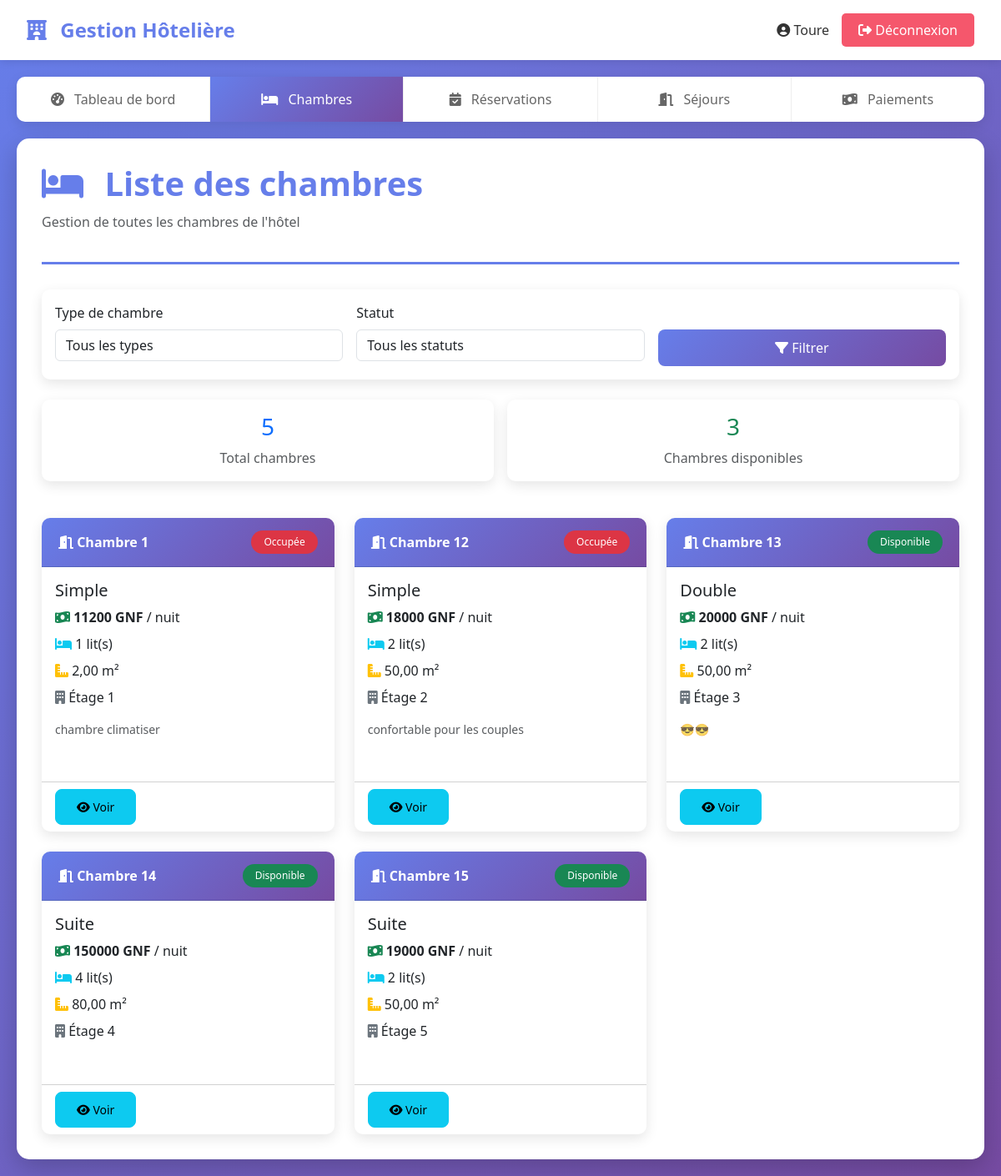
/chambres/ (signed in), run on the app's committed database.
### gestion/models.py (models this page shows, shortened)
class Chambre(models.Model):
    TYPE_CHAMBRE_CHOICES = [
        ('SIMPLE', 'Simple'),
        ('DOUBLE', 'Double'),
        ('SUITE', 'Suite'),
        ('DELUXE', 'Deluxe'),
    ]
    STATUT_CHOICES = [
        ('DISPONIBLE', 'Disponible'),
        ('OCCUPEE', 'Occupée'),
        ('MAINTENANCE', 'En maintenance'),
        ('HORS_SERVICE', 'Hors service'),
    ]
    numero_chambre = models.CharField(max_length=10, unique=True)
    type_chambre = models.CharField(max_length=20, choices=TYPE_CHAMBRE_CHOICES)
    prix_nuit = models.DecimalField(max_digits=10, decimal_places=2, validators=[MinValueValidator(0)])
    nombre_lits = models.IntegerField(validators=[MinValueValidator(1)])
    superficie = models.DecimalField(max_digits=5, decimal_places=2, help_text="Superficie en m²")
    etage = models.IntegerField()
    description = models.TextField(blank=True, null=True)
    statut = models.CharField(max_length=20, choices=STATUT_CHOICES, default='DISPONIBLE')
    class Meta:
        verbose_name = "Chambre"
        verbose_name_plural = "Chambres"
        ordering = ['numero_chambre']

### gestion/views.py (the view)
# urls.py: path('chambres/', views.chambre_list, name='chambre_list'),
@login_required
def chambre_list(request):
    type_filtre = request.GET.get('type', '')
    statut_filtre = request.GET.get('statut', '')
    chambres = Chambre.objects.all()
    if type_filtre:
        chambres = chambres.filter(type_chambre=type_filtre)
    if statut_filtre:
        chambres = chambres.filter(statut=statut_filtre)
    total_chambres = Chambre.objects.count()
    chambres_disponibles = Chambre.objects.filter(statut='DISPONIBLE').count()
    context = {
        'chambres': chambres,
        'total_chambres': total_chambres,
        'chambres_disponibles': chambres_disponibles,
        'type_filtre': type_filtre,
        'statut_filtre': statut_filtre,
    }
    return render(request, 'gestion/chambre_list.html', context)

### gestion/templates/gestion/chambre_list.html (shortened to what this page needs)
{% extends 'base.html' %}
{% block content %}
<div class="page-header d-flex justify-content-between align-items-center">
    <div>
        <h1><i class="fas fa-bed"></i> Liste des chambres</h1>
        <p class="text-muted">Gestion de toutes les chambres de l'hôtel</p>
    </div>
</div>
<div class="card mb-4">
    <div class="card-body">
        <form method="get" class="row g-3">
            <div class="col-md-4">
                <label class="form-label">Type de chambre</label>
                <select name="type" class="form-control">
                    <option value="">Tous les types</option>
                </select>
            </div>
            <div class="col-md-4">
                <label class="form-label">Statut</label>
                <select name="statut" class="form-control">
                    <option value="">Tous les statuts</option>
                </select>
            </div>
            <div class="col-md-4">
                <label class="form-label">&nbsp;</label>
                <button type="submit" class="btn btn-primary w-100">
                    <i class="fas fa-filter"></i> Filtrer
                </button>
            </div>
        </form>
    </div>
</div>
<div class="row g-3 mb-4">
    <div class="col-md-6">
        <div class="card text-center">
            <div class="card-body">
                <h3 class="text-primary">{{ total_chambres }}</h3>
                <p class="text-muted mb-0">Total chambres</p>
            </div>
        </div>
    </div>
    <div class="col-md-6">
        <div class="card text-center">
            <div class="card-body">
                <h3 class="text-success">{{ chambres_disponibles }}</h3>
                <p class="text-muted mb-0">Chambres disponibles</p>
            </div>
        </div>
    </div>
</div>
<div class="row g-4">
    {% if chambres %}
        {% for chambre in chambres %}
        <div class="col-md-6 col-lg-4">
            <div class="card h-100">
                <div class="card-header d-flex justify-content-between align-items-center">
                    <strong><i class="fas fa-door-open"></i> Chambre {{ chambre.numero_chambre }}</strong>
                    {% if chambre.statut == 'DISPONIBLE' %}
                        <span class="badge bg-success">Disponible</span>
                    {% elif chambre.statut == 'OCCUPEE' %}
                        <span class="badge bg-danger">Occupée</span>
                    {% elif chambre.statut == 'MAINTENANCE' %}
                        <span class="badge bg-warning">Maintenance</span>
                    {% else %}
                        <span class="badge bg-secondary">Hors service</span>
                    {% endif %}
                </div>
                <div class="card-body">
                    <h5 class="card-title">{{ chambre.get_type_chambre_display }}</h5>
                    <div class="mb-3">
                        <p class="mb-2">
                            <i class="fas fa-money-bill-wave text-success"></i>
                            <strong>{{ chambre.prix_nuit|floatformat:0 }} GNF</strong> / nuit
                        </p>
                        <p class="mb-2">
                            <i class="fas fa-bed text-info"></i> {{ chambre.nombre_lits }} lit(s)
                        </p>
                        <p class="mb-2">
                            <i class="fas fa-ruler-combined text-warning"></i> {{ chambre.superficie }} m²
                        </p>
                        <p class="mb-2">
                            <i class="fas fa-building text-secondary"></i> Étage {{ chambre.etage }}
                        </p>
                    </div>
                    {% if chambre.description %}
                    <p class="text-muted small">{{ chambre.description|truncatewords:15 }}</p>
                    {% endif %}
                </div>
                <div class="card-footer bg-transparent">
                    <div class="d-flex justify-content-between">
                        <a href="{% url 'chambre_detail' chambre.id %}" class="btn btn-sm btn-info">
                            <i class="fas fa-eye"></i> Voir
                        </a>
                    </div>
                </div>
            </div>
        </div>
        {% endfor %}
    {% endif %}
</div>
{% endblock %}

### gestion/templates/base.html (shortened to what this page needs)
{% load static %}
<!DOCTYPE html>
<html lang="fr">
<head>
    <link href="https://cdn.jsdelivr.net/npm/bootstrap@5.3.0/dist/css/bootstrap.min.css" rel="stylesheet">
    <link rel="stylesheet" href="https://cdnjs.cloudflare.com/ajax/libs/font-awesome/6.5.1/css/all.min.css">
</head>
<body>
    <div class="header">
        <div class="header-logo">
            <i class="fas fa-hotel"></i>
            Gestion Hôtelière
        </div>
        {% if user.is_authenticated %}
        <div class="user-info">
            <span class="user-name">
                <i class="fas fa-user-circle"></i> {{ user.username }}
            </span>
            <a href="{% url 'logout' %}" class="btn-logout">
                <i class="fas fa-sign-out-alt"></i> Déconnexion
            </a>
        </div>
        {% endif %}
    </div>
    {% if user.is_authenticated %}
    <nav class="navbar">
        <a href="{% url 'dashboard' %}" class="{% if request.path == '/dashboard/' %}active{% endif %}">
            <i class="fas fa-tachometer-alt"></i> Tableau de bord
        </a>
        {% if perms.gestion.view_chambre %}
        <a href="{% url 'chambre_list' %}" class="{% if 'chambres' in request.path %}active{% endif %}">
            <i class="fas fa-bed"></i> Chambres
        </a>
        {% endif %}
        {% if perms.gestion.view_reservation %}
        <a href="{% url 'reservation_list' %}" class="{% if 'reservations' in request.path %}active{% endif %}">
            <i class="fas fa-calendar-check"></i> Réservations
        </a>
        {% endif %}
        {% if perms.gestion.view_sejour %}
        <a href="{% url 'sejour_list' %}" class="{% if 'sejours' in request.path %}active{% endif %}">
            <i class="fas fa-door-open"></i> Séjours
        </a>
        {% endif %}
        {% if perms.gestion.add_paiement %}
        <a href="{% url 'paiement_create' %}" class="{% if 'paiement_create' in request.path %}active{% endif %}">
            <i class="fas fa-money-bill-wave"></i> Paiements
        </a>
        {% endif %}
    </nav>
    {% endif %}
    <div class="container-main">
        {% block content %}{% endblock %}
    </div>
</body>
</html>

### gestion/templates/base.html (style rules this page uses)
:root { --primary-color: #667eea; --secondary-color: #764ba2; --success-color: #38ef7d; --danger-color: #f5576c; --warning-color: #feca57; --info-color: #00d2ff; }
body { font-family: 'Segoe UI', Tahoma, Geneva, Verdana, sans-serif; background: linear-gradient(135deg, #667eea 0%, #764ba2 100%); min-height: 100vh; }
.header { background: white; padding: 1rem 2rem; box-shadow: 0 2px 10px rgba(0,0,0,0.1); display: flex; justify-content: space-between; align-items: center; }
.header-logo { font-size: 24px; font-weight: bold; color: var(--primary-color); }
.header-logo i { margin-right: 10px; }
.user-info { display: flex; align-items: center; gap: 15px; }
.user-info .user-name { font-weight: 500; color: #333; }
.btn-logout { background: var(--danger-color); color: white; border: none; padding: 8px 20px; border-radius: 5px; text-decoration: none; transition: all 0.3s; }
.navbar { background: white; padding: 0; margin: 20px; border-radius: 10px; box-shadow: 0 5px 15px rgba(0,0,0,0.1); display: flex; overflow: hidden; }
.navbar a { flex: 1; padding: 15px 20px; text-align: center; text-decoration: none; color: #666; border-right: 1px solid #eee; transition: all 0.3s; font-weight: 500; }
.navbar a:last-child { border-right: none; }
.navbar a.active { background: linear-gradient(135deg, var(--primary-color) 0%, var(--secondary-color) 100%); color: white; }
.navbar a i { margin-right: 8px; }
.container-main { background: white; margin: 20px; padding: 30px; border-radius: 15px; box-shadow: 0 10px 30px rgba(0,0,0,0.2); min-height: calc(100vh - 200px); }
.page-header { margin-bottom: 30px; padding-bottom: 20px; border-bottom: 3px solid var(--primary-color); }
.page-header h1 { color: var(--primary-color); font-weight: bold; margin-bottom: 10px; }
.page-header h1 i { margin-right: 15px; }
.card { border: none; border-radius: 10px; box-shadow: 0 5px 15px rgba(0,0,0,0.1); margin-bottom: 20px; }
.card-header { background: linear-gradient(135deg, var(--primary-color) 0%, var(--secondary-color) 100%); color: white; font-weight: bold; border-radius: 10px 10px 0 0 !important; padding: 15px 20px; }
.btn { border-radius: 8px; padding: 10px 25px; font-weight: 500; transition: all 0.3s; }
.btn-primary { background: linear-gradient(135deg, var(--primary-color) 0%, var(--secondary-color) 100%); border: none; }
.badge { padding: 8px 15px; border-radius: 20px; font-weight: 500; }

### data on the page
Chambre: numero_chambre "1", statut "Occupée", type_chambre "Simple", prix_nuit "11200", nombre_lits "1", superficie "2,00", etage "1", description "chambre climatiser"
Chambre: numero_chambre "12", statut "Occupée", type_chambre "Simple", prix_nuit "18000", nombre_lits "2", superficie "50,00", etage "2", description "confortable pour les couples"
Chambre: numero_chambre "13", statut "Disponible", type_chambre "Double", prix_nuit "20000", nombre_lits "2", superficie "50,00", etage "3", description "😎😎"
Chambre: numero_chambre "14", statut "Disponible", type_chambre "Suite", prix_nuit "150000", nombre_lits "4", superficie "80,00", etage "4"
Chambre: numero_chambre "15", statut "Disponible", type_chambre "Suite", prix_nuit "19000", nombre_lits "2", superficie "50,00", etage "5"

### other printed values
{{ user.username }} "Toure"
{{ total_chambres }} "5"
{{ chambres_disponibles }} "3"
